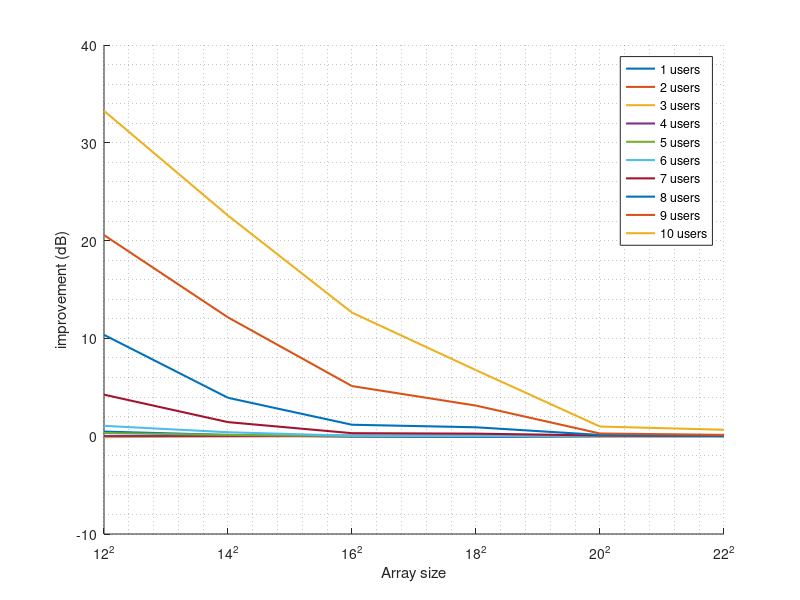

Reproduce this figure in MATLAB.
clear all; close all; clc;

addpath('UTILITIES','-end');  % Add utilities folder at the end of search path
addpath('../data','-end');  % Add data folder at the end of search path

% load('TABLE-SNR-loc4.mat','SINRLCMV','SINRCBF','SINRHEU','nAntennasList','nUsersList');
load('TABLE-SNR-loc4-v2.mat','SINRLCMV','SINRCBF','SINRHEU','nAntennasList','nUsersList');

improve = SINRHEU - SINRLCMV;

figure; hold on;
leg = cell(10,1);
for i = 1:10
    plot(1:length(nAntennasList),improve(i,:),'linewidth',1.5);
    leg(i) = strcat(num2str(i),{' '},'users');
end
nAntennasList = {'12^2','14^2','16^2','18^2','20^2','22^2'};
legend(leg);
xticklabels(nAntennasList);
ylabel('improvement (dB)');
xlabel('Array size');
grid minor;